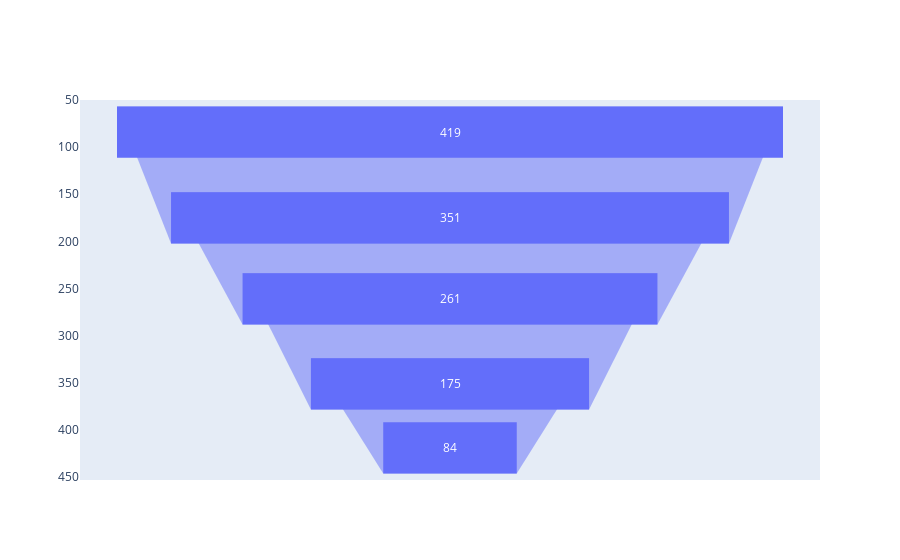

The notebook cell saved with this chart:
### Code cell
fig = go.Figure(go.Funnel(
y = temp1,
x = sorted(temp1.values.tolist())))

fig.show()

### Figure 1 — Plotly figure (JSON) as saved in the notebook; plotly's stock layout.template omitted (floating-point values rounded to 4 significant figures)
{"data": [{"type": "funnel", "x": [84, 175, 261, 351, 419], "y": [419, 351, 261, 175, 84]}], "layout": {}}
